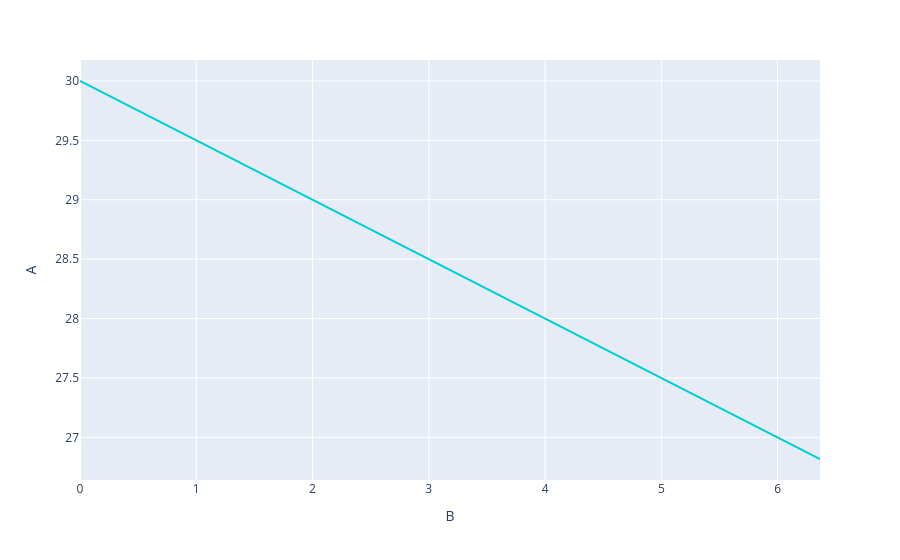

The cell this chart's notebook holds for it:
### Code cell
plot_2 = PlotlyHelper.plot_pandas(df=df, x_var="B", fields="A", show=True)

### Figure 1 — Plotly figure (JSON) as saved in the notebook; plotly's stock layout.template omitted (floating-point values rounded to 4 significant figures)
{"data": [{"hovertemplate": "B=%{x}<br>A=%{y}<extra></extra>", "legendgroup": "", "line": {"color": "darkturquoise", "dash": "solid", "shape": "linear"}, "marker": {"symbol": "circle"}, "mode": "lines", "name": "", "orientation": "v", "showlegend": false, "type": "scatter", "x": [0, 0.36, 0.8952, 1.313, 1.719, 2.11, 2.484, 2.839, 3.34, 3.792, 4.392, 4.876, 5.445, 5.993, 6.328, 6.351, 6.335, 6.365], "xaxis": "x", "y": [30, 29.82, 29.55, 29.34, 29.14, 28.94, 28.76, 28.58, 28.33, 28.1, 27.8, 27.56, 27.28, 27.0, 26.84, 26.82, 26.83, 26.82], "yaxis": "y"}], "layout": {"autosize": true, "legend": {"tracegroupgap": 0}, "margin": {"t": 60}, "xaxis": {"anchor": "y", "autorange": true, "domain": [0, 1], "range": [0, 6.365], "title": {"text": "B"}, "type": "linear"}, "yaxis": {"anchor": "x", "autorange": true, "domain": [0, 1], "range": [26.64, 30.18], "title": {"text": "A"}, "type": "linear"}}}
